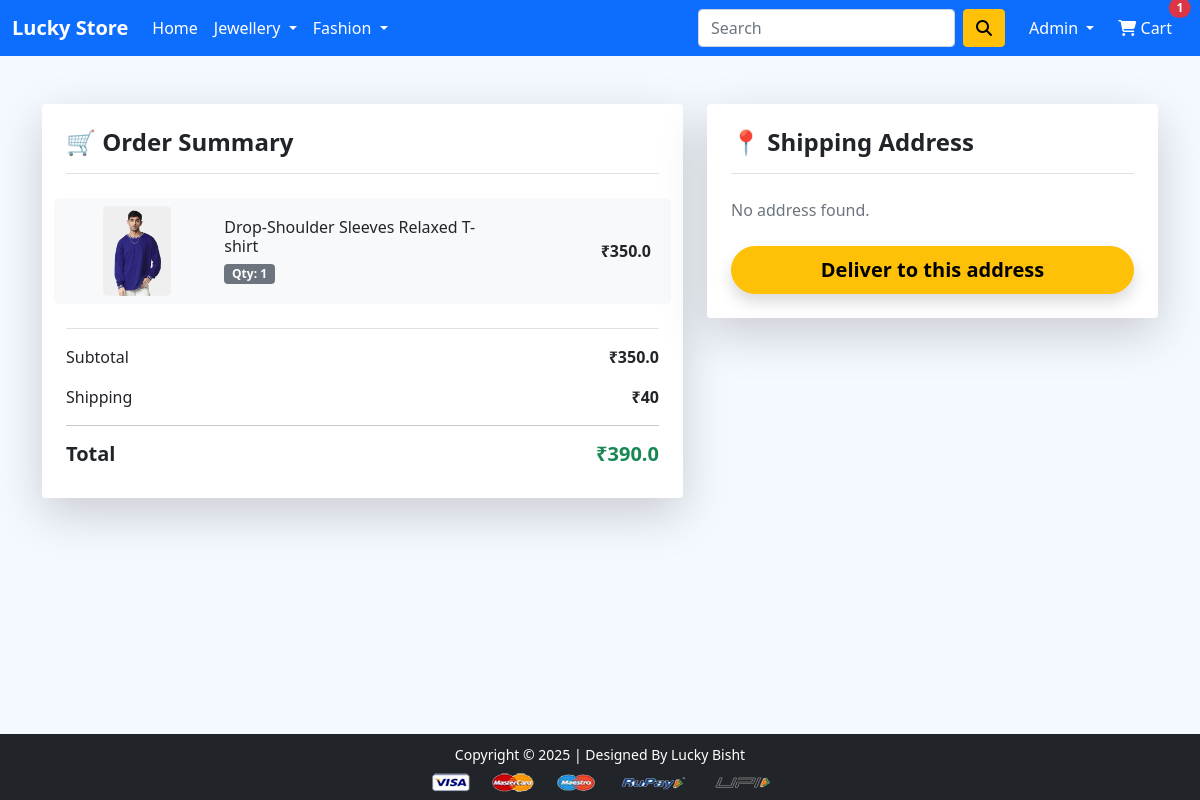
The app's page /checkout/ (signed in), older data.
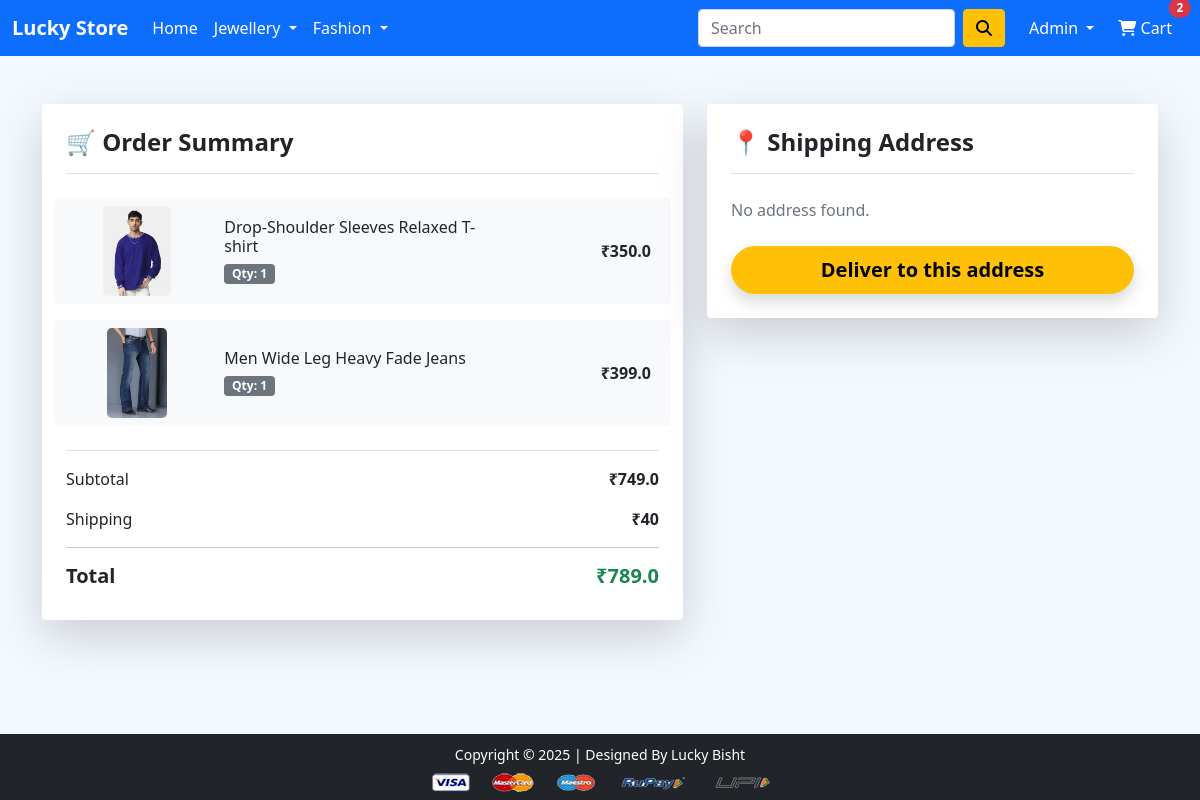
The same page, newer data.
### app/models.py (models this page shows, shortened)
class Cart(models.Model):
    user = models.ForeignKey(User, on_delete=models.CASCADE)
    product = models.ForeignKey(Product, on_delete=models.CASCADE, null=True, blank=True)
    amount = models.DecimalField(max_digits=10, decimal_places=3, default=0)
    quantity = models.PositiveIntegerField(default=1)
    razor_pay_order_id = models.CharField(max_length=100, null=True, blank=True)
    razor_pay_payment_id = models.CharField(max_length=100, null=True, blank=True)
    razorpay_payment_signature = models.CharField(max_length=100, null=True, blank=True)
    @property
    def item_total(self):
        return self.quantity * (self.product.discounted_price if self.product else 0)

class Product(models.Model):
    title = models.CharField(max_length=100)
    selling_price = models.FloatField()
    discounted_price = models.FloatField()
    description = models.TextField()
    brand = models.CharField(max_length=100)
    category = models.CharField(choices=CATEGORY_CHOICES, max_length=2)
    product_image = models.ImageField(upload_to='producting')

### app/views.py (the view)
# urls.py: path('checkout/', views.checkout, name='checkout'),
@login_required
def checkout(request):
    user = request.user
    cart_items = Cart.objects.filter(user=user)
    add = Customer.objects.filter(user=user)
    amount = sum(item.quantity * item.product.discounted_price for item in cart_items)
    shipping_amount = 40
    totalamount = amount + shipping_amount
    context = {
        'cart_items': cart_items,
        'add': add,
        'amount': amount,
        'shipping_amount': shipping_amount,
        'totalamount': totalamount,
    }
    return render(request, 'app/checkout.html', context)

### app/context_processors.py (called while the page is built)
def cart_item_count(request):
    if request.user.is_authenticated:
        cart_count = Cart.objects.filter(user=request.user).count()
    else:
        cart_count = 0
    return {
        'cart_item_count': cart_count
    }

### app/templates/app/checkout.html (shortened to what this page needs)
{% extends "app/base.html" %}
{% load static %}
{% block main-content %}
<div class="container my-5">
  <div class="row g-4">
    <div class="col-lg-7">
      <div class="card shadow-lg border-0 rounded-4">
        <div class="card-body p-4">
          <h4 class="mb-4 fw-bold border-bottom pb-3">
            🛒 Order Summary
          </h4>
          {% for item in cart_items %}
          <div class="row align-items-center mb-3 p-2 rounded-3 bg-light">
            <div class="col-3 text-center">
              <img src="{{ item.product.product_image.url }}"
                   class="img-fluid rounded-3"
                   style="max-height:90px">
            </div>
            <div class="col-6">
              <h6 class="mb-1 fw-semibold">{{ item.product.title }}</h6>
              <span class="badge bg-secondary">Qty: {{ item.quantity }}</span>
            </div>
            <div class="col-3 text-end">
              <span class="fw-bold fs-6">₹{{ item.item_total }}</span>
            </div>
          </div>
          {% empty %}
            <p class="text-center text-muted">Your cart is empty</p>
          {% endfor %}
          <div class="mt-4 pt-3 border-top">
            <p class="d-flex justify-content-between">
              <span>Subtotal</span>
              <strong>₹{{ amount }}</strong>
            </p>
            <p class="d-flex justify-content-between">
              <span>Shipping</span>
              <strong>₹{{ shipping_amount }}</strong>
            </p>
            <hr>
            <h5 class="d-flex justify-content-between fw-bold">
              <span>Total</span>
              <span class="text-success">₹{{ totalamount }}</span>
            </h5>
          </div>
        </div>
      </div>
    </div>
    <div class="col-lg-5">
      <div class="card shadow-lg border-0 rounded-4">
        <div class="card-body p-4">
          <h4 class="mb-4 fw-bold border-bottom pb-3">
            📍 Shipping Address
          </h4>
          <form action="{% url 'payment' %}" method="POST">
            {% for ad in add %}
            <label class="w-100">
              <div class="card mb-3 border-0 shadow-sm address-card">
                <div class="card-body">
                  <div class="form-check">
                    <input class="form-check-input"
                           type="radio"
                           name="custid"
                           value="{{ ad.id }}"
                           required>
                    <span class="fw-semibold">{{ ad.name }}</span><br>
                    <small class="text-muted">
                      {{ ad.locality }}, {{ ad.city }},
                      {{ ad.state }} - {{ ad.zipcode }}
                    </small>
                  </div>
                </div>
              </div>
            </label>
            {% empty %}
              <p class="text-muted">No address found.</p>
            {% endfor %}
            <div class="d-grid mt-4">
              <button type="submit"
                      class="btn btn-warning btn-lg fw-bold rounded-pill shadow">
                Deliver to this address
              </button>
            </div>
          </form>
        </div>
      </div>
    </div>
  </div>
</div>
{% endblock main-content %}

### app/templates/app/base.html (shortened to what this page needs)
<!doctype html>
{% load static %}
<html lang="en">
<head>
  <link href="https://cdn.jsdelivr.net/npm/bootstrap@5.0.0-beta1/dist/css/bootstrap.min.css" rel="stylesheet">
  <link rel="stylesheet"
        href="https://cdnjs.cloudflare.com/ajax/libs/OwlCarousel2/2.3.4/assets/owl.carousel.min.css">
  <link rel="stylesheet"
        href="https://cdnjs.cloudflare.com/ajax/libs/OwlCarousel2/2.3.4/assets/owl.theme.default.min.css">
  <link rel="stylesheet"
        href="https://cdnjs.cloudflare.com/ajax/libs/font-awesome/6.5.1/css/all.min.css">
  <link rel="stylesheet" href="{% static 'app/css/style.css' %}">
</head>
<body class="d-flex flex-column min-vh-100">
<nav class="navbar navbar-expand-lg navbar-dark bg-primary">
  <div class="container-fluid">
    <a class="navbar-brand fw-bold" href="/">Lucky Store</a>
    <div class="collapse navbar-collapse" id="navbarSupportedContent">
      <ul class="navbar-nav me-auto mb-2 mb-lg-0">
        <li class="nav-item">
          <a class="nav-link active" href="/">Home</a>
        </li>
        <li class="nav-item dropdown">
          <a class="nav-link dropdown-toggle text-white" href="#" role="button" data-bs-toggle="dropdown">
            Jewellery
          </a>
        </li>
        <li class="nav-item dropdown">
          <a class="nav-link dropdown-toggle text-white" href="#" role="button" data-bs-toggle="dropdown">
            Fashion
          </a>
        </li>
      </ul>
      <form class="d-flex me-3">
        <input class="form-control me-2" type="search" placeholder="Search">
        <button class="btn btn-warning" type="submit">
          <i class="fa fa-search"></i>
        </button>
      </form>
      <ul class="navbar-nav mb-2 mb-lg-0">
        {% if request.user.is_authenticated %}
        <li class="nav-item dropdown">
          <a class="nav-link dropdown-toggle text-white" href="#" role="button" data-bs-toggle="dropdown">
            {{ request.user.username|capfirst }}
          </a>
        </li>
        <li class="nav-item mx-2">
          <a href="{% url 'showcart' %}" class="nav-link text-white position-relative">
            <i class="fa fa-shopping-cart"></i> Cart
            {% if cart_item_count > 0 %}
              <span class="position-absolute top-0 start-100 translate-middle badge rounded-pill bg-danger">
                {{ cart_item_count }}
              </span>
            {% endif %}
          </a>
        </li>
        {% endif %}
      </ul>
    </div>
  </div>
</nav>
<main class="flex-grow-1">
  {% block main-content %}{% endblock main-content %}
</main>
<footer class="container-fluid bg-dark text-center p-2 mt-auto">
  <small class="text-white">
    Copyright © 2025 | Designed By Lucky Bisht
  </small><br>
  <img src="{% static 'app/images/payment.png' %}" class="img-fluid mt-1">
</footer>
</body>
</html>

Row changes from the older to the newer data that the page shows:
added Cart: product.product_image (picture), product "Men Wide Leg Heavy Fade Jeans", quantity "1", item_total "399.0"
Text that changed along with them:
{{ cart_item_count }}: "1" → "2"
{{ amount }}: "350.0" → "749.0"
{{ totalamount }}: "390.0" → "789.0"
